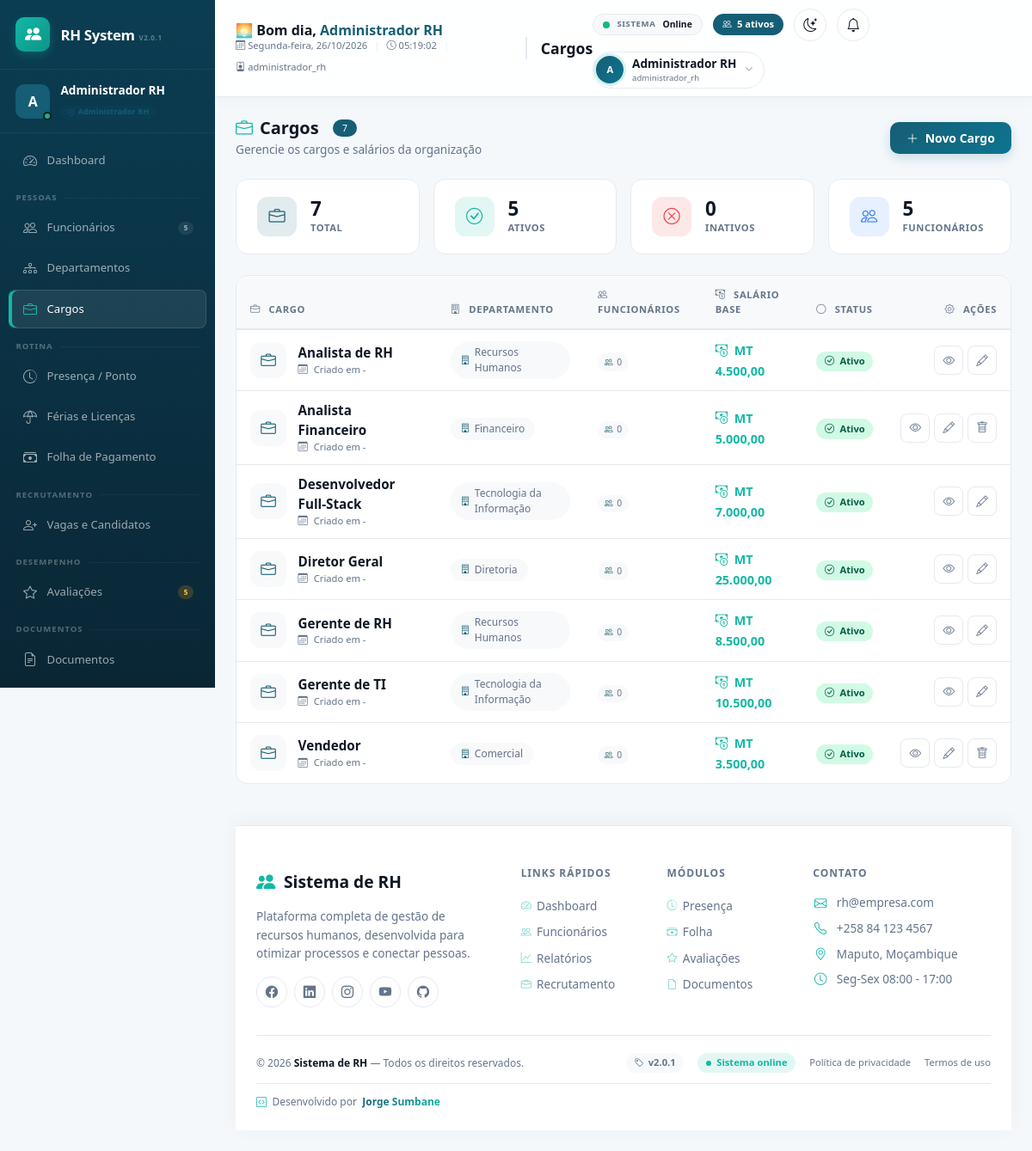
/modules/cargos/index.php (signed in), run on the app's committed database.
### tables this page shows
CREATE TABLE cargos (
    id INT AUTO_INCREMENT PRIMARY KEY,
    titulo VARCHAR(100) NOT NULL,
    departamento_id INT NOT NULL,
    salario_base DECIMAL(10,2) NOT NULL DEFAULT 0,
    descricao TEXT NULL,
    ativo TINYINT(1) NOT NULL DEFAULT 1,
    criado_em DATETIME NOT NULL DEFAULT CURRENT_TIMESTAMP,
    CONSTRAINT fk_cargos_departamento FOREIGN KEY (departamento_id) REFERENCES departamentos(id) ON DELETE RESTRICT
);

CREATE TABLE departamentos (
    id INT AUTO_INCREMENT PRIMARY KEY,
    nome VARCHAR(100) NOT NULL,
    descricao TEXT NULL,
    gestor_id INT NULL,  
    ativo TINYINT(1) NOT NULL DEFAULT 1,
    criado_em DATETIME NOT NULL DEFAULT CURRENT_TIMESTAMP
);

### includes/bootstrap.php (called while the page is built, shortened)
<?php
spl_autoload_register(function (string $classe): void {
    $caminho = __DIR__ . '/../classes/' . $classe . '.php';
});
require_once __DIR__ . '/functions.php';

### classes/Database.php (called while the page is built, shortened)
<?php
class Database
{
    private static ?PDO $instance = null;
    public static function getConnection(): PDO
    {
        if (self::$instance === null) {
            $dsn = sprintf(
                'mysql:host=%s;port=%s;dbname=%s;charset=%s',
                DB_HOST,
                DB_PORT,
                DB_NAME,
                DB_CHARSET
            );
            $options = [
                PDO::ATTR_ERRMODE            => PDO::ERRMODE_EXCEPTION,
                PDO::ATTR_DEFAULT_FETCH_MODE => PDO::FETCH_ASSOC,
                PDO::ATTR_EMULATE_PREPARES   => false,
            ];
            try {
                self::$instance = new PDO($dsn, DB_USER, DB_PASS, $options);
                $offset = (new DateTime('now', new DateTimeZone(date_default_timezone_get())))->format('P');
                self::$instance->exec("SET time_zone = '{$offset}'");
            } catch (PDOException $e) {
                error_log('Erro de conexão com o banco: ' . $e->getMessage());
                die('Não foi possível conectar ao banco de dados. Verifique se o MySQL está em execução no XAMPP e se o banco "rh_sistema" foi importado (veja database/schema.sql).');
            }
        }
        return self::$instance;
    }
}

### classes/Cargo.php (called while the page is built, shortened)
<?php
class Cargo
{
    private PDO $db;
    public function __construct()
    {
        $this->db = Database::getConnection();
    }
    public function listar(): array
    {
        $stmt = $this->db->query(
            'SELECT c.*, d.nome AS departamento_nome
             FROM cargos c
             LEFT JOIN departamentos d ON d.id = c.departamento_id
             ORDER BY c.titulo ASC'
        );
        return $stmt->fetchAll();
    }
    public function podeExcluir(int $id): bool
    {
        $stmt = $this->db->prepare('SELECT COUNT(*) FROM funcionarios WHERE cargo_id = :id');
        $stmt->execute([':id' => $id]);
        return (int) $stmt->fetchColumn() === 0;
    }
}

### classes/Funcionario.php (called while the page is built, shortened)
<?php
class Funcionario
{
    private PDO $db;
    public function __construct()
    {
        $this->db = Database::getConnection();
    }
    public function contarPorStatus(string $status = 'ativo'): int
    {
        $stmt = $this->db->prepare('SELECT COUNT(*) FROM funcionarios WHERE status = :status');
        $stmt->execute([':status' => $status]);
        return (int) $stmt->fetchColumn();
    }
    public function contarTotal(): int
    {
        $stmt = $this->db->query("SELECT COUNT(*) FROM funcionarios");
        return (int) $stmt->fetchColumn();
    }
}

### includes/functions.php (called while the page is built, shortened)
<?php
function e(?string $texto): string
{
    return htmlspecialchars($texto ?? '', ENT_QUOTES, 'UTF-8');
}
function formatarMoedaMT(?float $valor): string
{
    return 'MT ' . number_format($valor ?? 0, 2, ',', '.');
}
function formatarData(?string $data): string
{
    $dt = DateTime::createFromFormat('Y-m-d', $data);
    return $dt ? $dt->format('d/m/Y') : '-';
}
function dashMoney($value): string
{
    return formatarMoedaMT((float) $value);
}
    ?>

### modules/cargos/index.php (the view, shortened to what this page needs)
<?php
require_once __DIR__ . '/../../includes/bootstrap.php';
$cargoModel = new Cargo();
$cargos = $cargoModel->listar();
$totalCargos = count($cargos);
$totalInativos = 0;
require __DIR__ . '/../../includes/header.php';
?>
<div class="cargo-header">
    <div class="cargo-header-left">
        <h5>
            <i class="bi bi-briefcase"></i> Cargos
            <span class="badge bg-primary rounded-pill ms-2" style="font-size:0.65rem;font-weight:500;">
                <?= number_format($totalCargos) ?>
            </span>
        </h5>
        <p>Gerencie os cargos e salários da organização</p>
    </div>
    <div class="cargo-header-right">
        <a href="criar.php" class="btn btn-primary btn-sm" style="border-radius:10px;padding:0.5rem 1.2rem;">
            <i class="bi bi-plus-lg me-1"></i> Novo Cargo
        </a>
    </div>
</div>
<div class="cargo-stats">
    <div class="cargo-stat-card animate-in">
        <div class="stat-icon primary"><i class="bi bi-briefcase"></i></div>
        <div class="stat-info">
            <div class="stat-value"><?= number_format($totalCargos) ?></div>
            <div class="stat-label">Total</div>
        </div>
    </div>
    <div class="cargo-stat-card animate-in">
        <div class="stat-icon success"><i class="bi bi-check-circle"></i></div>
        <div class="stat-info">
            <div class="stat-value"><?= number_format($totalAtivos) ?></div>
            <div class="stat-label">Ativos</div>
        </div>
    </div>
    <div class="cargo-stat-card animate-in">
        <div class="stat-icon danger"><i class="bi bi-x-circle"></i></div>
        <div class="stat-info">
            <div class="stat-value"><?= number_format($totalInativos) ?></div>
            <div class="stat-label">Inativos</div>
        </div>
    </div>
    <div class="cargo-stat-card animate-in">
        <div class="stat-icon info"><i class="bi bi-people"></i></div>
        <div class="stat-info">
            <div class="stat-value"><?= number_format($totalFuncionarios) ?></div>
            <div class="stat-label">Funcionários</div>
        </div>
    </div>
</div>
<div class="cargo-table-card">
    <div class="table-responsive">
        <table class="table">
            <thead>
                <tr>
                    <th><i class="bi bi-briefcase"></i> Cargo</th>
                    <th><i class="bi bi-building"></i> Departamento</th>
                    <th><i class="bi bi-people"></i> Funcionários</th>
                    <th><i class="bi bi-cash-coin"></i> Salário base</th>
                    <th><i class="bi bi-circle"></i> Status</th>
                    <th class="text-end"><i class="bi bi-gear"></i> Ações</th>
                </tr>
            </thead>
            <tbody>
                <?php foreach ($cargos as $c): ?>
                    <tr>
                        <td>
                            <div class="cargo-info">
                                <div class="cargo-icon">
                                    <i class="bi bi-briefcase"></i>
                                </div>
                                <div>
                                    <div class="cargo-name"><?= e($c['titulo']) ?></div>
                                    <div class="cargo-meta">
                                        <i class="bi bi-calendar3"></i> Criado em <?= formatarData($c['criado_em'] ?? date('Y-m-d')) ?>
                                    </div>
                                </div>
                            </div>
                        </td>
                        <td>
                            <span class="dept-badge">
                                <i class="bi bi-building"></i>
                                <?= e($c['departamento_nome'] ?? 'Sem departamento') ?>
                            </span>
                        </td>
                        <td>
                            <span class="func-count">
                                <i class="bi bi-people"></i>
                                <?= $c['total_funcionarios'] ?? 0 ?>
                            </span>
                        </td>
                        <td>
                            <span class="salary-value">
                                <i class="bi bi-cash-coin me-1"></i>
                                <?= dashMoney($c['salario_base'] ?? 0) ?>
                            </span>
                        </td>
                        <td>
                            <span class="badge-status <?= $c['ativo'] ? 'ativo' : 'inativo' ?>">
                                <i class="bi <?= $c['ativo'] ? 'bi-check-circle' : 'bi-x-circle' ?>"></i>
                                <?= $c['ativo'] ? 'Ativo' : 'Inativo' ?>
                            </span>
                        </td>
                        <td class="text-end">
                            <div class="action-group">
                                <a href="visualizar.php?id=<?= $c['id'] ?>" class="action-btn view" title="Visualizar">
                                    <i class="bi bi-eye"></i>
                                </a>
                                <a href="editar.php?id=<?= $c['id'] ?>" class="action-btn edit" title="Editar">
                                    <i class="bi bi-pencil"></i>
                                </a>
                                <?php if ($cargoModel->podeExcluir($c['id'])): ?>
                                    <a href="excluir.php?id=<?= $c['id'] ?>" class="action-btn delete js-confirm"
                                       data-confirm-msg="Excluir o cargo <strong><?= e($c['titulo']) ?></strong>?"
                                       title="Excluir">
                                        <i class="bi bi-trash"></i>
                                    </a>
                                <?php endif; ?>
                            </div>
                        </td>
                    </tr>
                <?php endforeach; ?>
            </tbody>
        </table>
    </div>
</div>
<?php require __DIR__ . '/../../includes/footer.php'; ?>

### data on the page
cargos: titulo "Analista de RH", departamento.nome "Recursos Humanos", total_funcionarios "0", salario_base "MT 4.500,00", ativo 1 (drawn)
cargos: titulo "Analista Financeiro", departamento.nome "Financeiro", total_funcionarios "0", salario_base "MT 5.000,00", ativo 1 (drawn)
cargos: titulo "Desenvolvedor Full-Stack", departamento.nome "Tecnologia da Informação", total_funcionarios "0", salario_base "MT 7.000,00", ativo 1 (drawn)
cargos: titulo "Diretor Geral", departamento.nome "Diretoria", total_funcionarios "0", salario_base "MT 25.000,00", ativo 1 (drawn)
cargos: titulo "Gerente de RH", departamento.nome "Recursos Humanos", total_funcionarios "0", salario_base "MT 8.500,00", ativo 1 (drawn)
cargos: titulo "Gerente de TI", departamento.nome "Tecnologia da Informação", total_funcionarios "0", salario_base "MT 10.500,00", ativo 1 (drawn)
cargos: titulo "Vendedor", departamento.nome "Comercial", total_funcionarios "0", salario_base "MT 3.500,00", ativo 1 (drawn)

### other printed values
$avatarInicial "A"
$nomeUsuario "Administrador RH"
$perfilLabel "Administrador RH"
$totalFuncionarios "5"
$avaliacoesPendentes "5"
$diaSemana "Segunda-feira"
$perfilUsuario "administrador_rh"
$pageTitle "Cargos"
$totalAtivos "5"
substr($nomeUsuario, 0, 1) "A"
$totalCargos "7"
$totalInativos "0"
